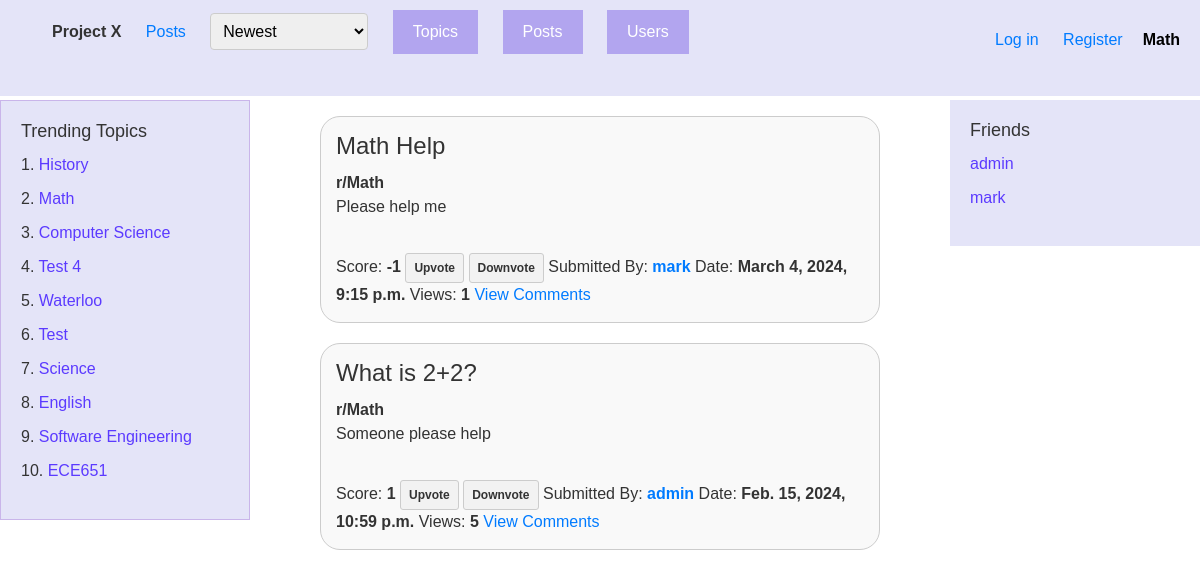
The page /topic/12/ on the database its author committed.
### QuestionHub/models.py (models this page shows, shortened)
class Topic(models.Model):
    id = models.AutoField(primary_key=True, editable=False)
    name = models.CharField(max_length=255)

class Post(models.Model):
    author = models.ForeignKey(User, null=False, on_delete=models.CASCADE)
    topic = models.ForeignKey(Topic, null=True, on_delete=models.CASCADE)
    title = models.CharField(max_length=255, null=False)
    body = models.TextField(null=False)
    timestamp = models.DateTimeField(auto_now_add=True)
    score = models.IntegerField(default=0)
    num_views = models.IntegerField(default=0)

### QuestionHub/views.py (the view)
# urls.py: path('topic/<int:id>/', views.topic_detail, name='topic_detail'),
def topic_detail(request, id):
    topic = Topic.objects.get(id=id)
    trending_topics = Topic.objects.annotate(total_views=Sum('post__num_views')).order_by('-total_views')[:10]
    filtered_posts = Post.objects.all() if not topic else Post.objects.filter(topic_id=id)
    ordering = request.GET.get('ordering', '-timestamp')
    if ordering == 'num_views':
        filtered_posts = Post.objects.all().order_by('-num_views') if not topic else Post.objects.filter(topic_id=id).order_by('-num_views')
    elif ordering == 'most_upvoted':
        filtered_posts = Post.objects.all().order_by('-score') if not topic else Post.objects.filter(topic_id=id).order_by('-score')
    elif ordering == 'most_downvoted':
        filtered_posts = Post.objects.all().order_by('score') if not topic else Post.objects.filter(topic_id=id).order_by('score')
    else:
        filtered_posts = Post.objects.all().order_by('-timestamp') if not topic else Post.objects.filter(topic_id=id).order_by('-timestamp')
    topics = Topic.objects.all()
    users = User.objects.all()
    user_votes = []
    post_vote_list = []
    if request.user.is_authenticated:
        user_votes = Vote.objects.filter(user=request.user)
        for vote in user_votes:
          post_vote_list.append(vote.post)
    context = {
        'current_ordering': ordering,
        'filtered_posts': filtered_posts,
        'topics': topics,
        'current_page' : 'topic_detail',
        'topic' : topic,
        'users' : users,
        'trending_topics': trending_topics,
        'all_posts' : filtered_posts
    }
    if user_votes:
        context['user_votes'] = user_votes
    if post_vote_list:
        context['post_vote_list'] = post_vote_list
    return render(request, 'topic_detail.html', context)

### QuestionHub/templates/topic_detail.html (shortened to what this page needs)
{% extends './base.html' %}
{% block post %}
<div id="filteredPosts">
    {% for post in filtered_posts %}
    <div class="post-container">
        <div class="post-list-item">
            <h1 class="post-list-title">
                {{ post.title }}
            </h1>
            <b>r/{{ post.topic.name }}</b>
            <p>{{ post.body }}</p>
            <br>
            Score: <b>{{ post.score }}</b>
            {% if not post in post_vote_list %}
            <a href="{% url 'upvote_post' post.id 'U' %}" class="vote-btn upvote-btn">Upvote</a>
            <a href="{% url 'upvote_post' post.id 'D' %}" class="vote-btn downvote-btn">Downvote</a>
        {%endif%}
            Submitted By: <a href="{% url 'user_profile' post.author.id %}"><b>{{ post.author.username }}</b></a>
            Date: <b>{{ post.timestamp }}</b>
            Views: <b>{{post.num_views}}</b>
            <a href="{% url 'post_detail' post.id %}">View Comments</a>
        </div>
    </div>
    {% endfor %}
</div>
{%endblock%}

### QuestionHub/templates/base.html (shortened to what this page needs)
<!DOCTYPE html>
<html lang="en">
    <head>
        {% load bootstrap5 %}
            {% bootstrap_css %}
    </head>
<body>
    {% include 'navbar.html' %}
    {% include 'sidebar.html'%}
    {% include 'user_sidebar.html'%}
    {% block post %}
    {% endblock %}
</body>
</html>

### QuestionHub/templates/navbar.html
<nav class="navbar">
    <div class="main-menu">
        <ul>
            <li>
                <b> Project X </b>
            </li>
            <li>
                <a href="{% url 'home' %}">Posts</a>
            </li>
            <li>
                {%include 'ordering.html' %}
            </li>
            <li>
                {% include 'topic_selection.html' %}
            </li>
            <li>
                {% include 'post_selection.html' %}
            </li>
            <li>
                {% include 'user_selection.html' %}
            </li>
        </ul>
    </div>
    <div class="user-menu">
        <ul>
            {% if user.is_authenticated %}
            <li>
                <a href="{% url 'create_post' %}">Create a Post</a>
            </li>
            <li>
                <a href="{% url 'create_topic' %}">Create a Topic</a>
            </li>
            <li>
                <a href="{% url 'my_profile' %}">My Profile</a>
            </li>
            <li>
                <a href="{% url 'logout' %}">Log out</a>
            </li>
            {% else %}
            <li>
                <a href="{% url 'login' %}">Log in</a>
            </li>
            <li>
                <a href="{% url 'register' %}">Register</a>
            </li>
            {% endif %}
            {% if current_page == 'topic_detail' %}
            <li class="current-topic">
                <span>{{ topic.name }}</span>
            </li>
            {% endif %}
        </ul>
    </div>
</nav>

### QuestionHub/templates/ordering.html (shortened to what this page needs)
<nav class = "ordering">
<div id="orderingOptions">
    <form method="GET">
        <select name="ordering" onchange="this.form.submit()">
            <option value="-timestamp" {% if current_ordering == '-timestamp' %}selected{% endif %}>Newest</option>
        </select>
    </form>
</div>
</nav>

### QuestionHub/templates/topic_selection.html (shortened to what this page needs)
<div class="dropdown">
    <button onclick="ToggleTopicDropdown()" class="dropbtn">Topics</button>
  </div>

### QuestionHub/templates/post_selection.html (shortened to what this page needs)
<div class="dropdown">
    <button onclick="togglePostDropdown()" class="dropbtn">Posts</button>
</div>

### QuestionHub/templates/user_selection.html (shortened to what this page needs)
<div class="dropdown">
    <button onclick="toggleUserDropdown()" class="dropbtn">Users</button>
</div>

### QuestionHub/templates/sidebar.html
{% if current_page == 'post' or current_page == 'topic_detail' %}
<div class="sidebar">
    <h2>Trending Topics</h2>
    <ul>
        {% for topic in trending_topics %}
            <li>{{ forloop.counter }}. <a href="{% url 'topic_detail' topic.id %}">{{ topic.name }}</a></li>
        {% endfor %}
    </ul>
</div>
{%endif%}

### QuestionHub/templates/user_sidebar.html
{% if current_page == 'post' or current_page == 'topic_detail' %}
<div class="user-sidebar">
    <h2>Friends</h2>
    <ul>
        {% for user in users %}
            <li> <a href="{% url 'user_profile' user.id %}">{{ user.username }}</a></li>
        {% endfor %}
    </ul>
</div>
{%endif%}

### QuestionHub/templates/base.html (style rules this page uses)
body { font-family: Tahoma, sans-serif; font-size: 16px; line-height: 1.5; color: #333; }
h1, h2, h3, h4, h5, h6 { margin-top: 0; margin-bottom: 10px; }
p { margin-bottom: 10px; word-wrap: break-word; }
a { color: #007bff; text-decoration: none; }
.post-container { display: flex; justify-content: center; }
.post-list-item { border: 1px solid #ccc; padding: 15px; margin-top: 20px; background-color: #f9f9f9; border-radius: 20px; width: calc(100% / 2 - 40px); max-width: 1000px; }
.post-list-title { font-size: 24px; margin-bottom: 10px; color: #333; }
.navbar { background-color: #E4E4F8; padding: 10px 20px; }
.main-menu, .user-menu { display: inline-block; margin: 0; padding: 0; list-style: none; }
.main-menu li, .user-menu li { display: inline-block; margin-right: 20px; }
.main-menu li:last-child, .user-menu li:last-child { margin-right: 0; }
.current-topic { font-weight: bold; color: #000000; font-size: 16px; float: right; }
.vote-btn { display: inline-block; padding: 5px 8px; border: 1px solid #ccc; border-radius: 3px; text-decoration: none; color: #333; font-weight: bold; transition: background-color 0.3s ease; font-size: 12px; }
.upvote-btn { background-color: #f2f2f2; }
.downvote-btn { background-color: #f2f2f2; }
.sidebar { width: 250px; padding: 20px; background-color: #E4E4F8; border: 1px solid #c9b5ea; position: absolute; top: 100px; left: 0; }
.sidebar h2 { font-size: 18px; margin-bottom: 10px; }
.sidebar ul { list-style-type: none; padding: 0; }
.sidebar ul li { margin-bottom: 10px; }
.sidebar ul li a { text-decoration: none; color: #5b3aff; }
.user-sidebar { width: 250px; padding: 20px; background-color: #E4E4F8; position: absolute; top: 100px; right: 0; }
.user-sidebar h2 { font-size: 18px; margin-bottom: 10px; }
.user-sidebar ul { list-style-type: none; padding: 0; }
.user-sidebar ul li { margin-bottom: 10px; }
.user-sidebar ul li a { text-decoration: none; color: #5b3aff; }
.dropbtn { padding: 10px 20px; font-size: 16px; background-color: #b2a5ef; color: white; border: none; cursor: pointer; transition: background-color 0.3s; }
.dropdown { position: relative; display: inline-block; }
.ordering { margin-bottom: 20px; }
.ordering select { padding: 8px; font-size: 16px; border: 1px solid #ccc; border-radius: 4px; cursor: pointer; outline: none; }
.ordering select option:checked { background-color: #007bff; color: white; }

### rows shown on the page
Topic: name "Math"
Topic: name "History"
Topic: name "Computer Science"
Topic: name "Test 4"
Topic: name "Waterloo"
Topic: name "Test"
Topic: name "Science"
Topic: name "English"
Topic: name "Software Engineering"
Topic: name "ECE651"
Post: title "Math Help", topic.name "Math", body "Please help me", score "-1", author.username "mark", timestamp "March 4, 2024, 9:15 p.m.", num_views "1"
Post: title "What is 2+2?", topic.name "Math", body "Someone please help", score "1", author.username "admin", timestamp "Feb. 15, 2024, 10:59 p.m.", num_views "5"

### other values the page prints
{{ user.username }} "admin"
{{ user.username }} "mark"
